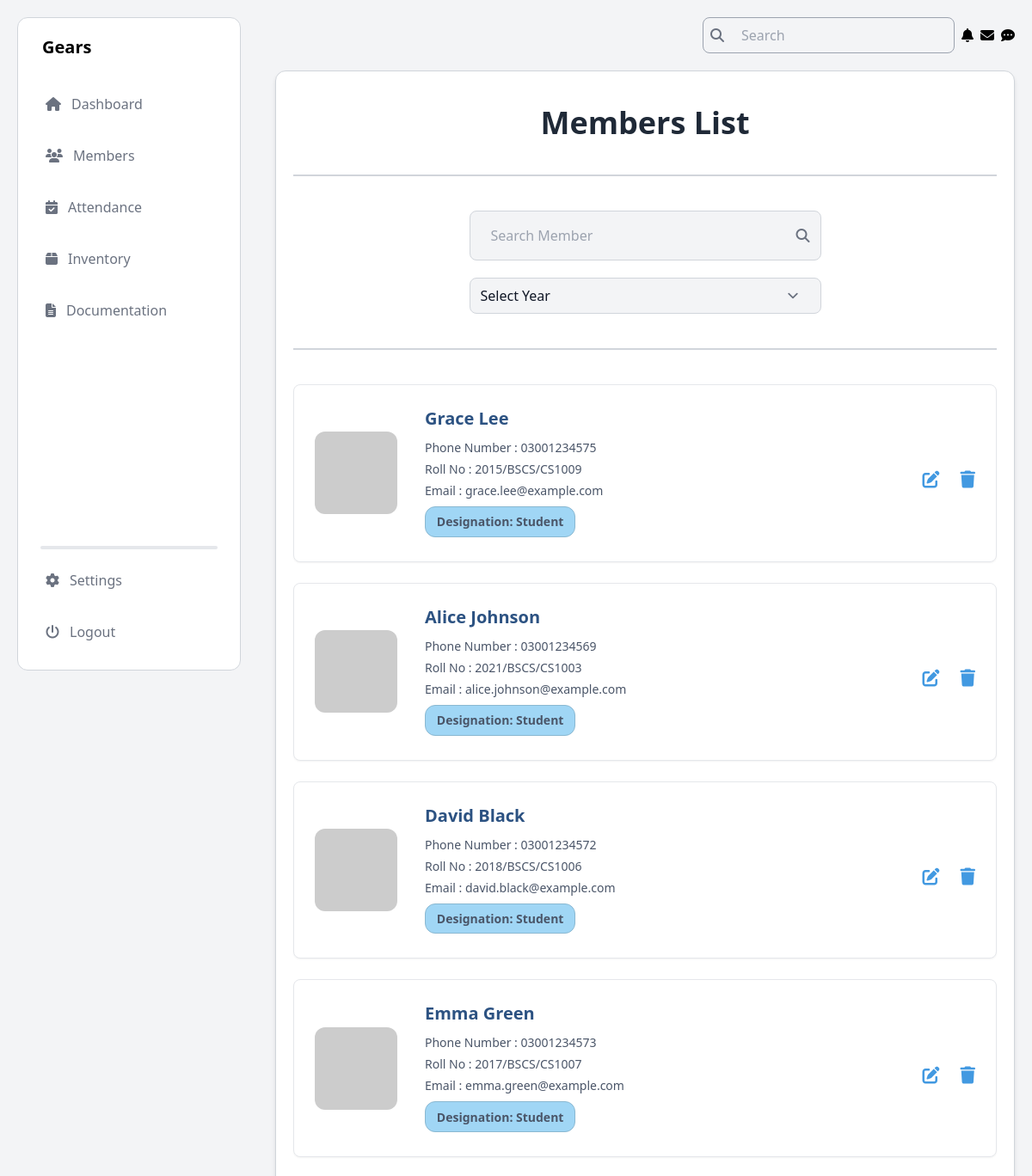
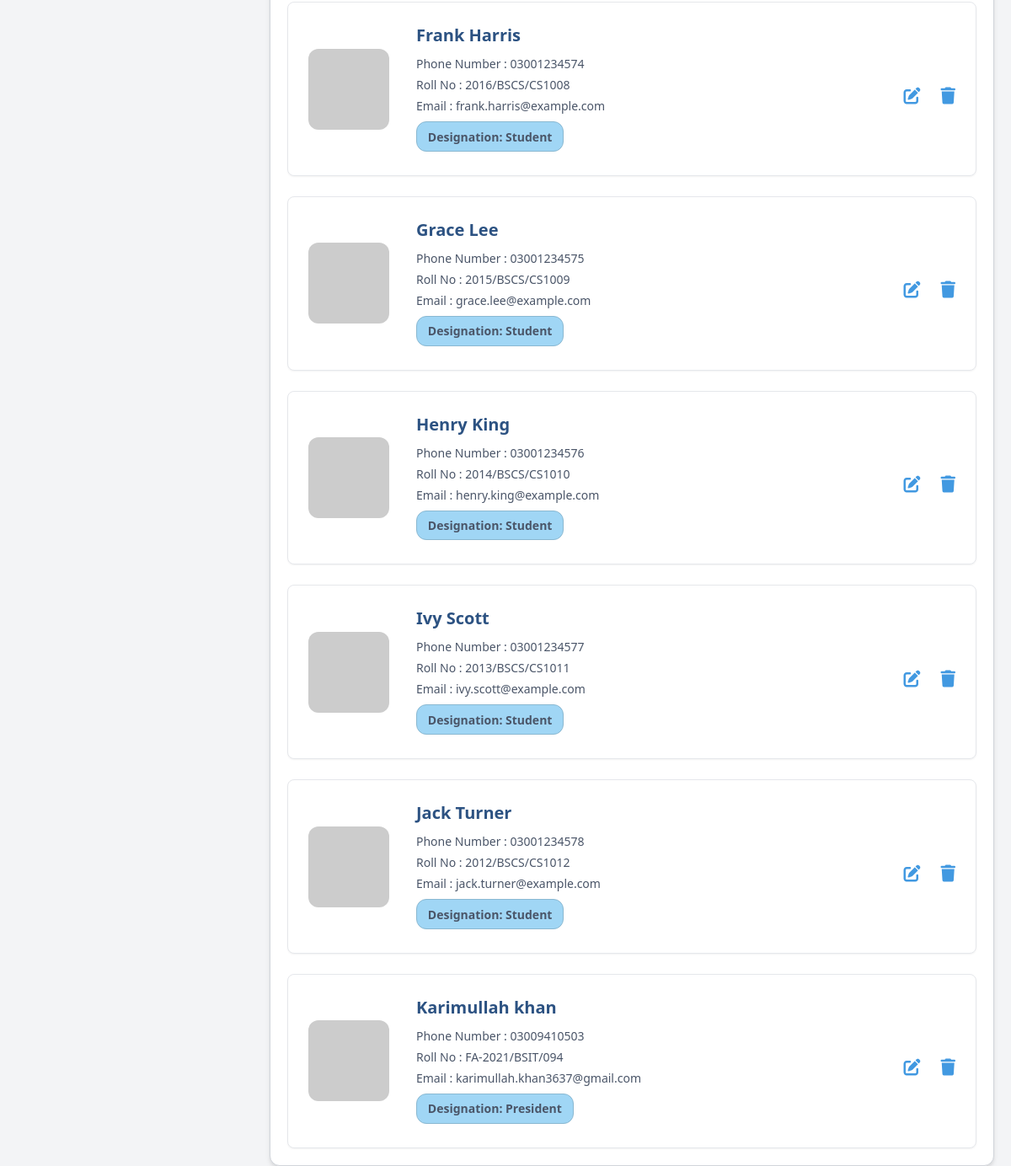
/members_mgt_view/, run on an earlier commit of the app's database (2 pictures, top to bottom).
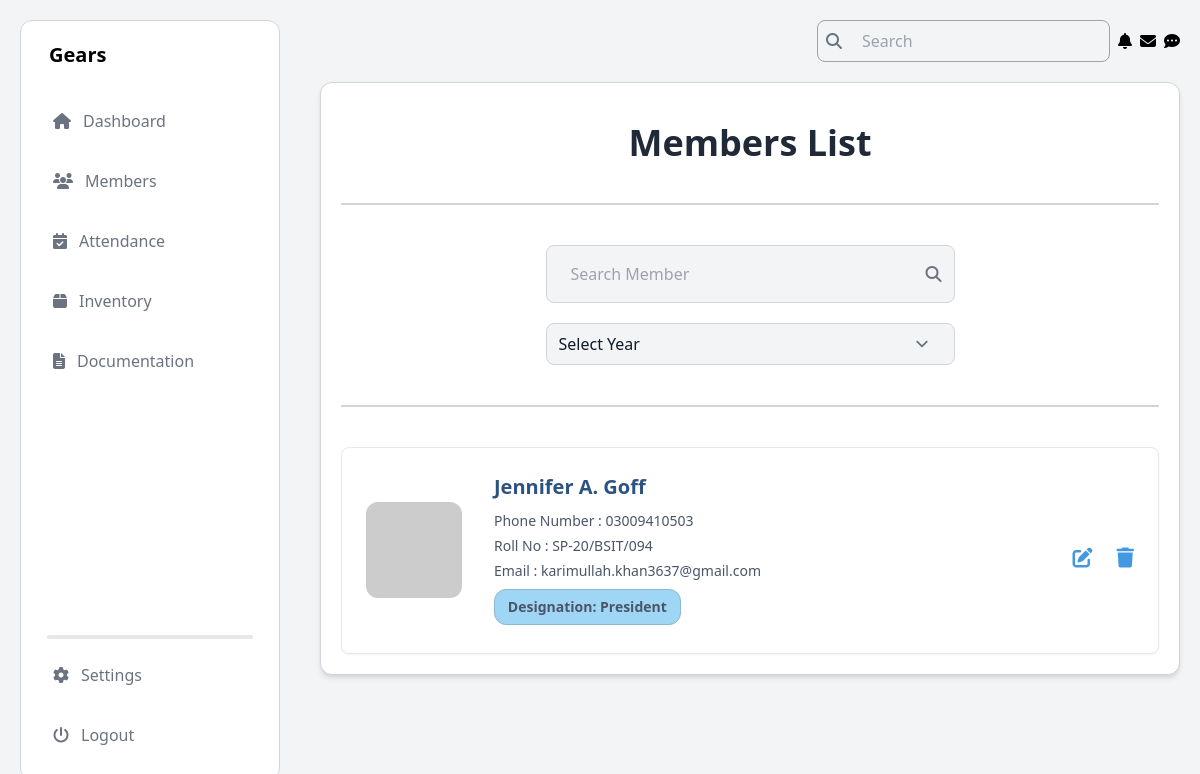
And on a later commit of the database.
### Members/models.py (models this page shows, shortened)
class Member(models.Model):
    CATEGORY_CHOICES = [
        ('Student', 'Student'),
        ('Alumni', 'Alumni'),
    ]
    DEPARTMENT_CHOICES = [
        ('Computer Science', 'Computer Science'),
        ('Software Engineering', 'Software Engineering'),
        ('Information Technology', 'Information Technology'),
    ]
    DESIGNATION_CHOICES = [
        ('President', 'President'),
        ('Vice President', 'Vice President'),
        ('General Secretary', 'General Secretary'),
        ('Information Secretary', 'Information Secretary'),
        ('Finance Secretary', 'Finance Secretary'),
        ('Media Head', 'Media Head'),
        ('Event Head', 'Event Head'),
        ('Documentation Head', 'Documentation Head'),
        ('Member', 'Member'),
    ]
    BATCH_CHOICES = [
        ('SP-25', 'SP-25'),
        ('FA-25', 'FA-25'),
        ('SP-24', 'SP-24'),
        ('FA-24', 'FA-24'),
        ('FA-23', 'FA-23'),
        ('SP-23', 'SP-23'),
        ('FA-22', 'FA-22'),
        ('SP-22', 'SP-22'),
        ('FA-21', 'FA-21'),
        ('SP-21', 'SP-21'),
        ('FA-20', 'FA-20'),
        ('SP-20', 'SP-20'),
        ('FA-19', 'FA-19'),
        ('SP-19', 'SP-19'),
        ('FA-18', 'FA-18'),
        ('SP-18', 'SP-18'),
        ('FA-17', 'FA-17'),
        ('SP-17', 'SP-17'),
        ('FA-16', 'FA-16'),
        ('SP-16', 'SP-16'),
    ]
    category = models.CharField(max_length=10, choices=CATEGORY_CHOICES)
    name = models.CharField(max_length=100)
    cnic = models.CharField(max_length=15)
    phone_no = models.CharField(max_length=11)
    email = models.EmailField()
    batch_year = models.CharField(max_length=10, default='FA-23')
    dept_degree = models.CharField(max_length=10, default='BSCS')
    roll_num = models.CharField(max_length=10, default='000')
    department = models.CharField(max_length=50, choices=DEPARTMENT_CHOICES)
    batch = models.CharField(max_length=10, choices=BATCH_CHOICES, default='FA-23')
    address = models.CharField(max_length=255)
    joining_date = models.DateField()
    designation = models.CharField(max_length=50, choices=DESIGNATION_CHOICES)

### Members/views.py (the view)
# urls.py: path('members_mgt_view/', views.members_view, name='members_view'),
def members_view(request):
    search_query = request.GET.get('search', '')
    year_filter = request.GET.get('year', '')
    query = Q()
    query &= (Q(name__icontains=search_query) |
              Q(cnic__icontains=search_query) |
              Q(phone_no__icontains=search_query) |
              Q(email__icontains=search_query) |
              Q(designation__icontains=search_query) |
              Q(dept_degree__icontains=search_query))
    if year_filter:
        year_start, year_end = year_filter.split('-')
        year_start = f'20{year_start}'
        year_end = f'20{year_end}'
        query &= Q(joining_date__year__gte=year_start) & Q(joining_date__year__lte=year_end)
    members = Member.objects.filter(query)
    return render(request, 'Members/view_member.html', {
        'members': members,
        'search': search_query,
    })

### Members/templates/Members/view_member.html (shortened to what this page needs)
{% load static tailwind_tags %}
<!DOCTYPE html>
<html lang="en">
<head>
    <link rel="stylesheet" href="https://cdnjs.cloudflare.com/ajax/libs/font-awesome/6.6.0/css/all.min.css" />
    {% tailwind_css %}
    <link rel="stylesheet" href="https://cdnjs.cloudflare.com/ajax/libs/toastr.js/latest/toastr.min.css" />
</head>
<body class="flex bg-gray-100">
    <aside class="h-screen w-1/4 p-5 fixed">
        {% include "Dashboard/admin_nav.html" %}
    </aside>
    <section class="h-screen w-3/4 p-5 absolute inset-y-0 right-0">
        {% include "Dashboard/admin_header.html" %}
        <main class="mt-5 p-5 mx-auto max-w-6xl bg-white rounded-xl border border-gray-300 shadow-md">
            <h1 class="mt-5 font-bold text-center text-4xl text-gray-800 mb-8">Members List</h1>
            <hr class="my-10 border border-gray-300" />
            <div class="w-1/2 mx-auto mb-5">
                <div class="flex items-center bg-gray-100 border border-gray-300 rounded-lg px-3 py-2">
                    <input
                        type="text"
                        placeholder="Search Member"
                        value="{{ search|default:'' }}"
                        class="w-full text-md text-gray-900 bg-gray-100 border-none focus:ring-0"
                        id="search-member"
                        oninput="applyFilters()"
                    />
                    <i class="fa fa-search text-gray-500"></i>
                </div>
            </div>
            <div class="w-1/2 mx-auto mb-5">
                <div class="flex items-center bg-gray-100 border border-gray-300 rounded-lg px-3 py-2">
                    <select class="w-full text-md text-gray-900 bg-gray-100 border-none focus:ring-0" id="year-filter" onchange="applyFilters()">
                        <option value="">Select Year</option>
                    </select>
                </div>
            </div>
            <hr class="my-10 border border-gray-300" />
            <div id="members-container" class="space-y-6">
                {% for member in members %}
                <div class="bg-white shadow-sm border border-gray-200 rounded-lg p-6 card">
                    <div class="card-content">
                        <img src="https://via.placeholder.com/150" alt="Member Image" />
                        <div class="details">
                            <h3 class="member-name">{{ member.name }}</h3>
                            <p > Phone Number : {{ member.phone_no }}</p>
                            <p > Roll No      : {{ member.batch_year }}/{{ member.dept_degree }}/{{member.roll_num}}</p>
                            <p > Email        : {{ member.email }}</p>
                            <p class="designation">Designation: {{ member.designation }}</p>
                        </div>
                        <div class="actions">
                            <a href="#" class="hover:underline" title="Edit">
                                <i class="fas fa-edit"></i>
                            </a>
                            <a href="#" onclick="openModal('{% url 'delete_member' member.id %}'); return false;" class="text-red-600 hover:text-red-800 transition-colors" title="Delete">
                                <i class="fas fa-trash"></i>
                            </a>
                        </div>
                    </div>
                </div>
                {% empty %}
                <p class="text-center text-gray-500">No members found.</p>
                {% endfor %}
            </div>
        </main>
    </section>
</body>
</html>

What changed in the data, as far as the page shows it:
removed Member: name "Grace Lee", phone_no "03001234575", batch_year "2015", dept_degree "BSCS", roll_num "CS1009", email "grace.lee@example.com", designation "Student"
removed Member: name "Alice Johnson", phone_no "03001234569", batch_year "2021", dept_degree "BSCS", roll_num "CS1003", email "alice.johnson@example.com", designation "Student"
removed Member: name "David Black", phone_no "03001234572", batch_year "2018", dept_degree "BSCS", roll_num "CS1006", email "david.black@example.com", designation "Student"
removed Member: name "Emma Green", phone_no "03001234573", batch_year "2017", dept_degree "BSCS", roll_num "CS1007", email "emma.green@example.com", designation "Student"
removed Member: name "Frank Harris", phone_no "03001234574", batch_year "2016", dept_degree "BSCS", roll_num "CS1008", email "frank.harris@example.com", designation "Student"
removed Member: name "Grace Lee", phone_no "03001234575", batch_year "2015", dept_degree "BSCS", roll_num "CS1009", email "grace.lee@example.com", designation "Student"
removed Member: name "Henry King", phone_no "03001234576", batch_year "2014", dept_degree "BSCS", roll_num "CS1010", email "henry.king@example.com", designation "Student"
removed Member: name "Ivy Scott", phone_no "03001234577", batch_year "2013", dept_degree "BSCS", roll_num "CS1011", email "ivy.scott@example.com", designation "Student"
removed Member: name "Jack Turner", phone_no "03001234578", batch_year "2012", dept_degree "BSCS", roll_num "CS1012", email "jack.turner@example.com", designation "Student"
removed Member: name "Karimullah khan", phone_no "03009410503", batch_year "FA-2021", dept_degree "BSIT", roll_num "094", email "karimullah.khan3637@gmail.com", designation "President"
added Member: name "Jennifer A. Goff", phone_no "03009410503", batch_year "SP-20", dept_degree "BSIT", roll_num "094", email "karimullah.khan3637@gmail.com", designation "President"
